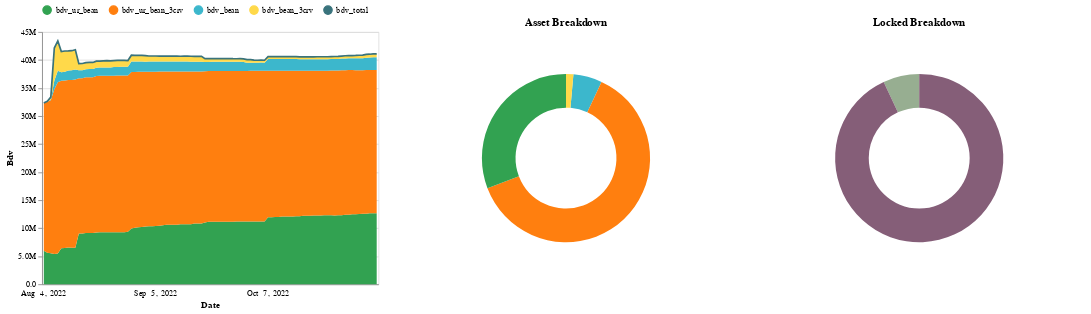

Source (notebook cell):
### Code cell
c = (
    alt.hconcat(chart_area, chart_pie, chart_pie_locked)
        .resolve_legend(color="independent")
        .resolve_scale(y="independent", color="independent")
        .resolve_axis(y="independent")    
)
css_lines = css_tooltip_timeseries_multi_colored(metrics, colors)
css = '\n'.join(css_lines)
# apply_css(css)
apply_css("")
c

### Figure 1 — Vega-Lite specification as saved in the notebook (floating-point values rounded to 4 significant figures; data arrays with more than 128 entries replaced by an {"elided": "..."} marker saying what was removed)
{"config": {"view": {"continuousWidth": 400, "continuousHeight": 300}}, "hconcat": [{"layer": [{"mark": "area", "encoding": {"color": {"field": "variable", "legend": {"orient": "top", "title": null}, "scale": {"domain": ["bdv_ur_bean", "bdv_ur_bean_3crv", "bdv_bean", "bdv_bean_3crv", "bdv_total"], "range": ["#32A251", "#FF7F0F", "#3CB7CC", "#FFD94A", "#39737C"]}, "type": "nominal"}, "order": {"field": "stack_order", "sort": "ascending", "type": "quantitative"}, "x": {"axis": {"formatType": "time", "labelAngle": 0, "labelExpr": "timeFormat(toDate(datum.value), '%b %e, %Y')", "labelOverlap": true, "labelPadding": 5, "labelSeparation": 50, "ticks": false, "title": "Date"}, "field": "timestamp", "type": "ordinal"}, "y": {"axis": {"format": ".2s", "title": "Bdv"}, "field": "value", "type": "quantitative"}}, "title": "", "transform": [{"calculate": "datum['variable'] === 'bdv_ur_bean' ? 0 :  datum['variable'] === 'bdv_ur_bean_3crv' ? 1 :  datum['variable'] === 'bdv_bean' ? 2 :  datum['variable'] === 'bdv_bean_3crv' ? 3 :  datum['variable'] === 'bdv_total' ? 4 : 5", "as": "stack_order"}, {"filter": "datum['variable'] == 'bdv_ur_bean' | datum['variable'] == 'bdv_ur_bean_3crv' | datum['variable'] == 'bdv_bean' | datum['variable'] == 'bdv_bean_3crv'"}], "width": 400}, {"layer": [{"mark": "line", "encoding": {"color": {"field": "variable", "legend": {"orient": "top", "title": null}, "scale": {"domain": ["bdv_ur_bean", "bdv_ur_bean_3crv", "bdv_bean", "bdv_bean_3crv", "bdv_total"], "range": ["#32A251", "#FF7F0F", "#3CB7CC", "#FFD94A", "#39737C"]}, "type": "nominal"}, "order": {"field": "stack_order", "sort": "ascending", "type": "quantitative"}, "x": {"axis": {"formatType": "time", "labelAngle": 0, "labelExpr": "timeFormat(toDate(datum.value), '%b %e, %Y')", "labelOverlap": true, "labelPadding": 5, "labelSeparation": 50, "ticks": false, "title": "Date"}, "field": "timestamp", "type": "ordinal"}, "y": {"axis": {}, "field": "value", "type": "quantitative"}}, "title": "", "transform": [{"calculate": "datum['variable'] === 'bdv_ur_bean' ? 0 :  datum['variable'] === 'bdv_ur_bean_3crv' ? 1 :  datum['variable'] === 'bdv_bean' ? 2 :  datum['variable'] === 'bdv_bean_3crv' ? 3 :  datum['variable'] === 'bdv_total' ? 4 : 5", "as": "stack_order"}, {"filter": "datum['variable'] == 'bdv_total'"}], "width": 400}, {"mark": {"type": "rule", "color": "#474440", "opacity": 1, "strokeDash": [2.5, 1]}, "encoding": {"x": {"axis": {"formatType": "time", "labelAngle": 0, "labelExpr": "timeFormat(toDate(datum.value), '%b %e, %Y')", "labelOverlap": true, "labelPadding": 5, "labelSeparation": 50, "ticks": false, "title": "Date"}, "field": "timestamp", "type": "ordinal"}}, "title": "", "transform": [{"calculate": "datum['variable'] === 'bdv_ur_bean' ? 0 :  datum['variable'] === 'bdv_ur_bean_3crv' ? 1 :  datum['variable'] === 'bdv_bean' ? 2 :  datum['variable'] === 'bdv_bean_3crv' ? 3 :  datum['variable'] === 'bdv_total' ? 4 : 5", "as": "stack_order"}, {"pivot": "variable", "value": "value", "groupby": ["timestamp"]}, {"filter": "\n            year(datum['timestamp']) === 2022 && \n            month(datum['timestamp']) === 3 && \n            date(datum['timestamp']) === 17 \n        "}], "width": 400}, {"mark": {"type": "rule", "color": "#878787"}, "encoding": {"opacity": {"condition": {"value": 1, "selection": "selector002"}, "value": 0}, "tooltip": [{"field": "timestamp", "timeUnit": "yearmonthdate", "title": "date", "type": "ordinal"}, {"field": "bdv_ur_bean", "format": ",d", "type": "quantitative"}, {"field": "bdv_ur_bean_3crv", "format": ",d", "type": "quantitative"}, {"field": "bdv_bean", "format": ",d", "type": "quantitative"}, {"field": "bdv_bean_3crv", "format": ",d", "type": "quantitative"}, {"field": "bdv_total", "format": ",d", "type": "quantitative"}], "x": {"axis": {"formatType": "time", "labelAngle": 0, "labelExpr": "timeFormat(toDate(datum.value), '%b %e, %Y')", "labelOverlap": true, "labelPadding": 5, "labelSeparation": 50, "ticks": false, "title": "Date"}, "field": "timestamp", "type": "ordinal"}}, "selection": {"selector002": {"type": "single", "fields": ["timestamp"], "nearest": true, "on": "mouseover", "empty": "none", "clear": "mouseout"}}, "title": "", "transform": [{"calculate": "datum['variable'] === 'bdv_ur_bean' ? 0 :  datum['variable'] === 'bdv_ur_bean_3crv' ? 1 :  datum['variable'] === 'bdv_bean' ? 2 :  datum['variable'] === 'bdv_bean_3crv' ? 3 :  datum['variable'] === 'bdv_total' ? 4 : 5", "as": "stack_order"}, {"pivot": "variable", "value": "value", "groupby": ["timestamp"]}], "width": 400}]}], "data": {"name": "data-cbdf5325916bc1d7a63974dbedd6c53d"}}, {"data": {"name": "data-c72e53de5c1efc44dcddae4efc2f80ea"}, "mark": {"type": "arc", "innerRadius": 60, "outerRadius": 100}, "encoding": {"color": {"field": "category", "legend": null, "scale": {"domain": ["bdv_ur_bean", "bdv_ur_bean_3crv", "bdv_bean", "bdv_bean_3crv"], "range": ["#32A251", "#FF7F0F", "#3CB7CC", "#FFD94A"]}, "type": "nominal"}, "theta": {"field": "value", "stack": true, "type": "quantitative"}, "tooltip": {"field": "label", "type": "nominal"}}, "title": "Asset Breakdown"}, {"data": {"name": "data-0174903ec1e827ef5091cf3c0b4c70b3"}, "mark": {"type": "arc", "innerRadius": 60, "outerRadius": 100}, "encoding": {"color": {"field": "category", "legend": null, "scale": {"domain": ["unlocked", "locked"], "range": ["#97AE91", "#855E78"]}, "type": "nominal"}, "theta": {"field": "value", "stack": true, "type": "quantitative"}, "tooltip": {"field": "label", "type": "nominal"}}, "title": "Locked Breakdown"}], "resolve": {"axis": {"y": "independent"}, "legend": {"color": "independent"}, "scale": {"color": "independent", "y": "independent"}}, "$schema": "https://vega.github.io/schema/vega-lite/v4.17.0.json", "datasets": {"data-cbdf5325916bc1d7a63974dbedd6c53d": {"elided": "478 records"}, "data-c72e53de5c1efc44dcddae4efc2f80ea": [{"category": "bdv_bean", "value": 2274000.0, "label": "bdv_bean: 2,273,707 \n(5.5%)"}, {"category": "bdv_ur_bean_3crv", "value": 25570000.0, "label": "bdv_ur_bean_3crv: 25,570,398 \n(62.2%)"}, {"category": "bdv_bean_3crv", "value": 579500.0, "label": "bdv_bean_3crv: 579,478 \n(1.4%)"}, {"category": "bdv_ur_bean", "value": 12670000.0, "label": "bdv_ur_bean: 12,666,208 \n(30.8%)"}], "data-0174903ec1e827ef5091cf3c0b4c70b3": [{"category": "unlocked", "value": 2853000.0, "label": "6.9% unlocked"}, {"category": "locked", "value": 38240000.0, "label": "93.1% locked"}]}}
